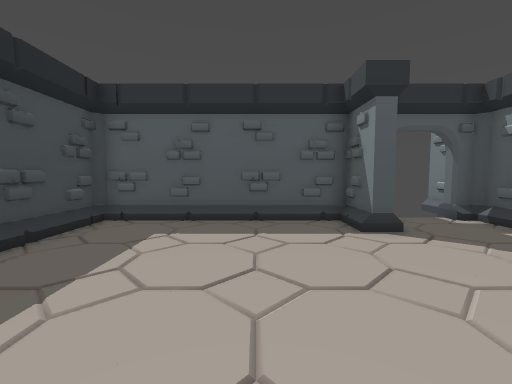
view 1 (above)

19 first-person views from a walk through a Godot game level. The camera is 1.4 m above the floor, tilts 4° down and sees 90° across. The floor is counted in squares, 1 m on a side. Each view is taken from the middle of a square. On the plan, view 1 faces up. The plan holds only what a view shows up to about 13 squares ahead; the rest is blank.

view 2
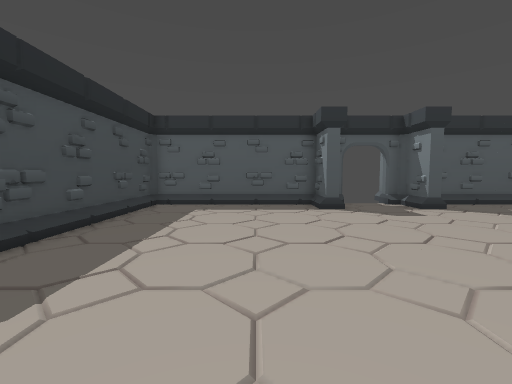

view 3
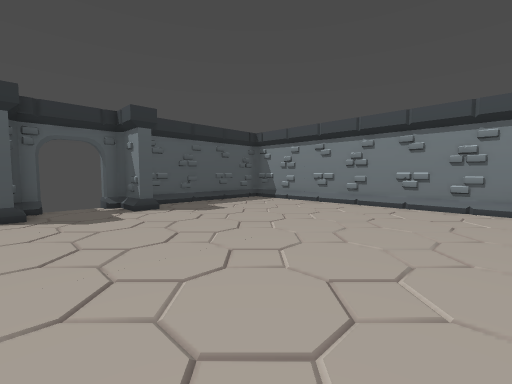

view 4
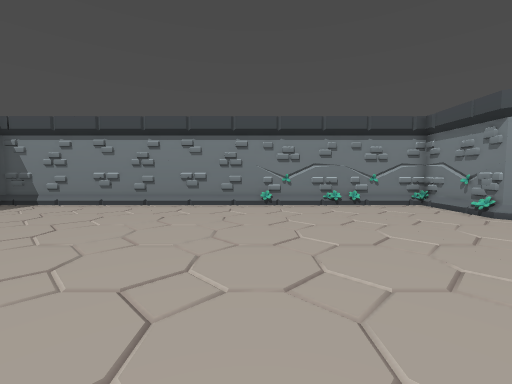

view 5
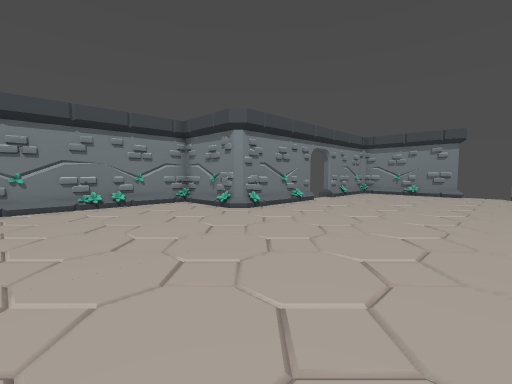

view 6
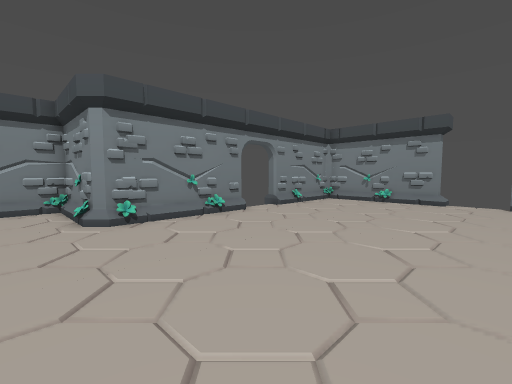

view 7
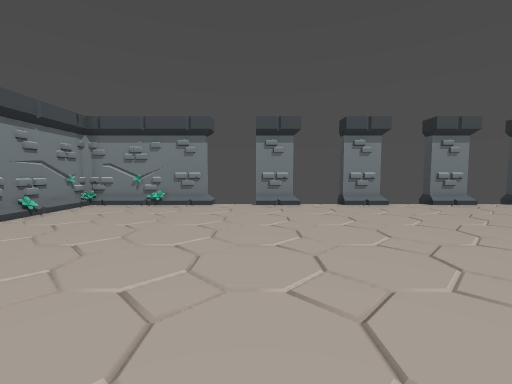

view 8
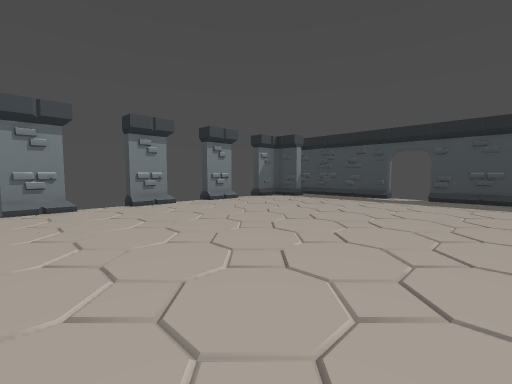

view 9
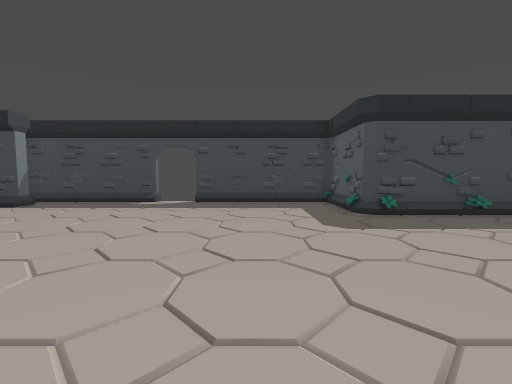

view 10
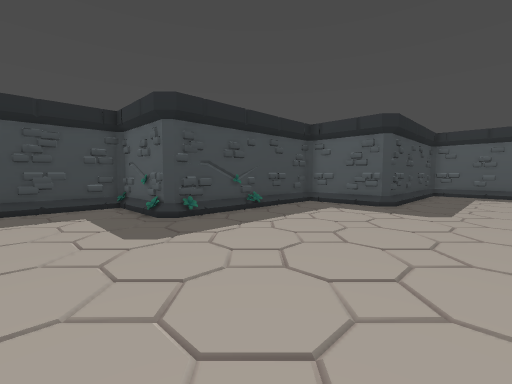

view 11
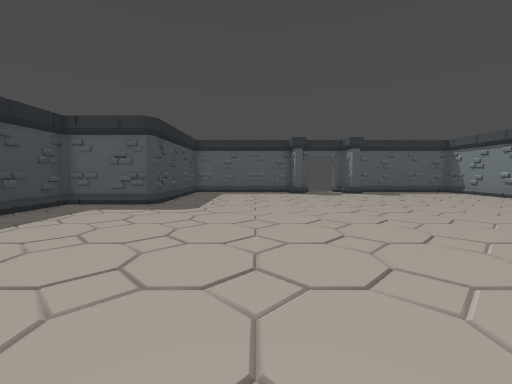

view 12
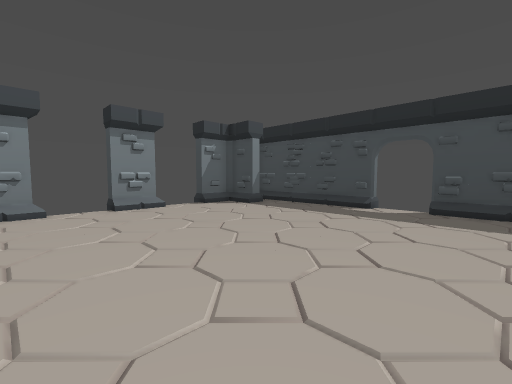

view 13
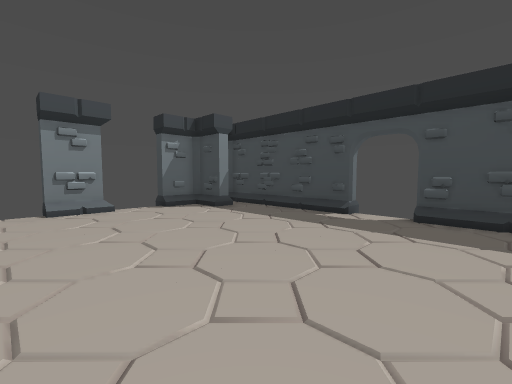

view 14
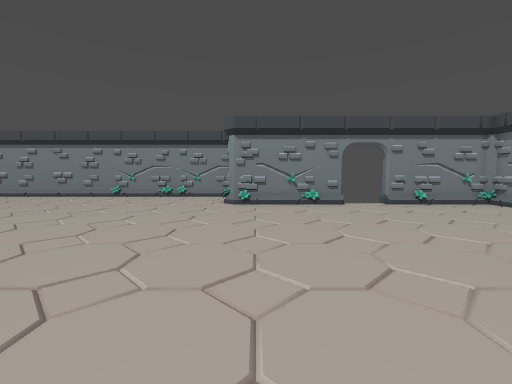

view 15
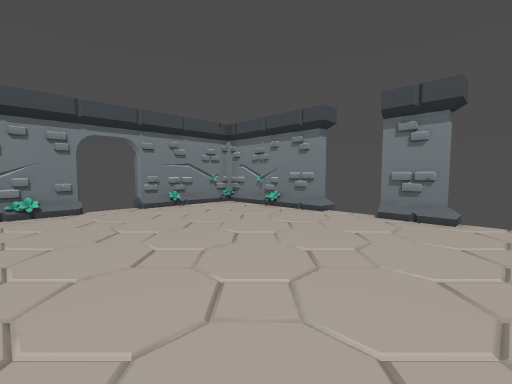

view 16
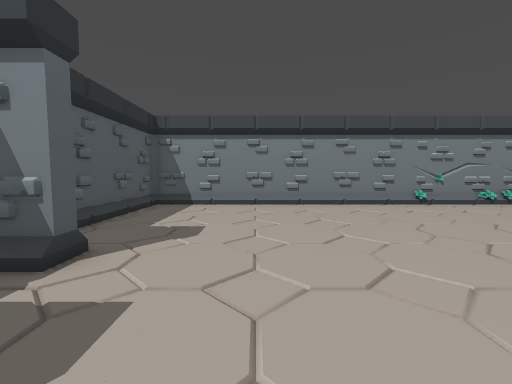

view 17
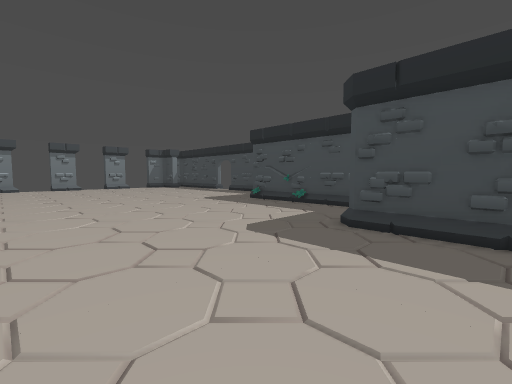

view 18
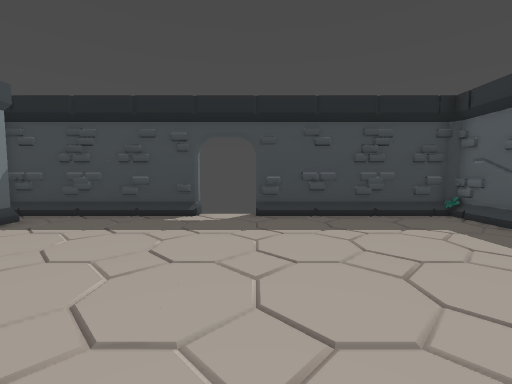

view 19
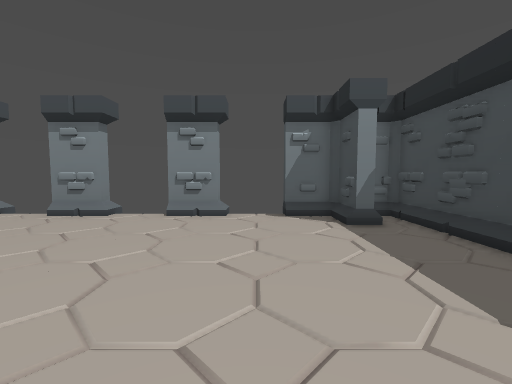

### Floor plan
Points are (right, up) in squares from view 1. A wall is a line through its corners. A room is listed if a view was taken in it or the views show most of it. See-through windows are left out.
Room 1 (views 1, 2, 3, 4, 5, 6, 7, 8, 9, 10, 11, 12, 13, 14, 15, 16, 17, 18, 19)
walls: (10.7, -11.8) (14.7, -11.8) (14.7, 7.7) (7.9, 7.7); (12, -11.6) (13.6, -11.9); (12, -11.8) (12.7, -11.7); (10.9, -14.4) (10.7, -13.4); (10.6, -15.4) (11, -13.5); (-8.7, -8.2) (-12.8, -8.2) (-12.8, -15); (12.5, -12) (13.7, -11.7); (10.7, -15.8) (10.8, -15.3); (10.9, -15.8) (10.6, -14); (-4.7, 0.1) (-5.1, -0.4); (-8.6, -4.8) (-9, -6.6); (-8.9, -5.5) (-8.6, -6.7); (10.7, -17) (10.7, -12) (11.2, -11.5); (-8.9, -4.2) (-8.7, -5.4); (-10.6, -8.1) (-11.7, -8.3); (14.6, -10.7) (14.9, -9.4); (-10.7, -8.3) (-11.6, -8.1); (14.6, -6.7) (14.9, -5.5); (14.9, -10.7) (14.6, -9.6) (14.8, -8.5); (14.7, -5.5) (14.9, -4.3); (15, -6.7) (14.5, -4.5); (-12.5, -8.2) (-12.8, -8.6); (1.3, -23.7) (3, -23.7); (3.4, 6) (2.8, 6) (2.8, 7.7) (-4.7, 7.7) (-4.7, -0.2) (-8.5, -0.2) (-8.7, -0.5) (-8.7, -8) (-9.2, -8.5); (5.3, -23.7) (10.5, -23.7) (10.7, -23.5) (10.7, -19); (-2.7, -23.7) (-1, -23.7); (7, -23.9) (8, -23.7); (8.2, -23.6) (9.6, -23.9); (7.4, 6) (6.8, 6) (6.8, 7.5) (6.5, 7.7) (6, 7.7); (8, -23.9) (9.7, -23.6); (10.9, -22.7) (10.6, -21.4); (10.6, -23.1) (10.9, -21.5); (4, 7.7) (3.5, 7.7); (-12.8, -17) (-12.8, -23.5) (-12.5, -23.7) (-12, -23.7); (-6.7, -23.7) (-5, -23.7); (-4.4, 7.8) (-4.8, 7.5); (-10.8, -21.9) (-10.8, -23.7) (-9, -23.7); (-11.5, -22) (-10.5, -22); (-10.8, -23.4) (-10.5, -23.8)
low walls: (10.5, -12) (11, -11.5); (-8.6, -8) (-9, -8.5); (-10.5, -8.5) (-11.4, -8.5); (6.5, 6.5) (6.5, 7.4)
ways out: gap at (-13, -17); gap at (-13, -15); gap at (-9, -24); gap at (-5, -24); gap at (-1, -24); gap at (3, -24); gap at (4, 8); gap at (6, 8); gap at (11, -19); gap at (11, -17)

Where each view was taken, in squares from view 1:
view 1: 0 up, 0 right, facing up
view 2: 4 down, 0 right, facing up
view 3: 4 down, 3 right, facing up-right
view 4: 4 down, 3 right, facing right
view 5: 5 down, 3 right, facing down-right
view 6: 10 down, 3 right, facing down-right
view 7: 12 down, 3 right, facing down
view 8: 12 down, 3 right, facing down-left
view 9: 12 down, 0 right, facing left
view 10: 12 down, 1 left, facing up-left
view 11: 12 down, 0 right, facing up
view 12: 13 down, 2 left, facing down-left
view 13: 13 down, 4 left, facing down-left
view 14: 13 down, 1 left, facing right
view 15: 15 down, 0 right, facing down-right
view 16: 3 up, 3 right, facing right
view 17: 3 up, 2 right, facing down-left
view 18: 15 down, 4 left, facing left
view 19: 15 down, 8 left, facing down
